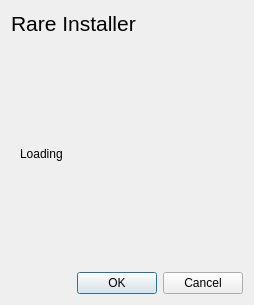
<?xml version="1.0" encoding="UTF-8"?>
<ui version="4.0">
 <class>RareUpdater</class>
 <widget class="QDialog" name="RareUpdater">
  <property name="geometry">
   <rect>
    <x>0</x>
    <y>0</y>
    <width>447</width>
    <height>374</height>
   </rect>
  </property>
  <property name="windowTitle">
   <string>RareLauncher</string>
  </property>
  <layout class="QVBoxLayout" name="verticalLayout_2">
   <property name="sizeConstraint">
    <enum>QLayout::SetFixedSize</enum>
   </property>
   <item>
    <widget class="QLabel" name="title_label">
     <property name="font">
      <font>
       <pointsize>16</pointsize>
      </font>
     </property>
     <property name="text">
      <string>Rare Installer</string>
     </property>
    </widget>
   </item>
   <item>
    <widget class="QStackedWidget" name="page_stack">
     <property name="currentIndex">
      <number>0</number>
     </property>
     <widget class="QWidget" name="loading_page">
      <layout class="QVBoxLayout" name="verticalLayout_6">
       <item>
        <widget class="QLabel" name="label_2">
         <property name="text">
          <string>Loading</string>
         </property>
        </widget>
       </item>
      </layout>
     </widget>
     <widget class="QWidget" name="settings_page">
      <layout class="QVBoxLayout" name="verticalLayout_3">
       <item>
        <widget class="QGroupBox" name="install_options_group">
         <property name="title">
          <string>Installation options</string>
         </property>
         <layout class="QVBoxLayout" name="verticalLayout">
          <item>
           <widget class="QComboBox" name="version_combo"/>
          </item>
          <item>
           <widget class="QGroupBox" name="optional_group">
            <property name="title">
             <string>Optional packages</string>
            </property>
            <layout class="QFormLayout" name="optional_group_layout"/>
           </widget>
          </item>
          <item>
           <widget class="QLabel" name="extra_space_lbl">
            <property name="text">
             <string>Extra space required: {}</string>
            </property>
           </widget>
          </item>
         </layout>
        </widget>
       </item>
       <item>
        <widget class="QProgressBar" name="download_progress">
         <property name="value">
          <number>0</number>
         </property>
        </widget>
       </item>
       <item>
        <widget class="QLabel" name="status_label">
         <property name="text">
          <string/>
         </property>
         <property name="wordWrap">
          <bool>true</bool>
         </property>
        </widget>
       </item>
       <item alignment="Qt::AlignRight">
        <widget class="QPushButton" name="install">
         <property name="sizePolicy">
          <sizepolicy hsizetype="Maximum" vsizetype="Fixed">
           <horstretch>0</horstretch>
           <verstretch>0</verstretch>
          </sizepolicy>
         </property>
         <property name="text">
          <string>Install</string>
         </property>
        </widget>
       </item>
      </layout>
      <zorder>download_progress</zorder>
      <zorder>status_label</zorder>
      <zorder>install</zorder>
      <zorder>install_options_group</zorder>
     </widget>
     <widget class="QWidget" name="installed_page">
      <layout class="QVBoxLayout" name="verticalLayout_7">
       <item>
        <widget class="QPushButton" name="installed_launch">
         <property name="text">
          <string>Launch</string>
         </property>
        </widget>
       </item>
       <item>
        <widget class="QPushButton" name="uninstall_btn">
         <property name="text">
          <string>Uninstall</string>
         </property>
        </widget>
       </item>
       <item>
        <widget class="QPushButton" name="modify_btn">
         <property name="text">
          <string>Modify installation</string>
         </property>
        </widget>
       </item>
      </layout>
     </widget>
     <widget class="QWidget" name="update_page">
      <layout class="QVBoxLayout" name="verticalLayout_5">
       <item>
        <widget class="QLabel" name="update_available_lbl">
         <property name="text">
          <string>Update for Rare available</string>
         </property>
        </widget>
       </item>
       <item>
        <widget class="QPushButton" name="update_button">
         <property name="text">
          <string>Update</string>
         </property>
        </widget>
       </item>
       <item>
        <spacer name="verticalSpacer_2">
         <property name="orientation">
          <enum>Qt::Vertical</enum>
         </property>
         <property name="sizeHint" stdset="0">
          <size>
           <width>20</width>
           <height>40</height>
          </size>
         </property>
        </spacer>
       </item>
      </layout>
     </widget>
     <widget class="QWidget" name="success_page">
      <layout class="QVBoxLayout" name="verticalLayout_4">
       <item>
        <widget class="QLabel" name="install_sucess">
         <property name="font">
          <font>
           <pointsize>12</pointsize>
          </font>
         </property>
         <property name="text">
          <string>Rare was installed succesfully</string>
         </property>
         <property name="alignment">
          <set>Qt::AlignLeading|Qt::AlignLeft|Qt::AlignTop</set>
         </property>
        </widget>
       </item>
       <item>
        <widget class="QPushButton" name="launch_button">
         <property name="text">
          <string>Launch</string>
         </property>
        </widget>
       </item>
       <item>
        <spacer name="verticalSpacer">
         <property name="orientation">
          <enum>Qt::Vertical</enum>
         </property>
         <property name="sizeHint" stdset="0">
          <size>
           <width>20</width>
           <height>40</height>
          </size>
         </property>
        </spacer>
       </item>
      </layout>
     </widget>
    </widget>
   </item>
   <item>
    <widget class="QDialogButtonBox" name="buttonBox">
     <property name="standardButtons">
      <set>QDialogButtonBox::Cancel|QDialogButtonBox::Ok</set>
     </property>
    </widget>
   </item>
  </layout>
 </widget>
 <resources/>
 <connections/>
</ui>
